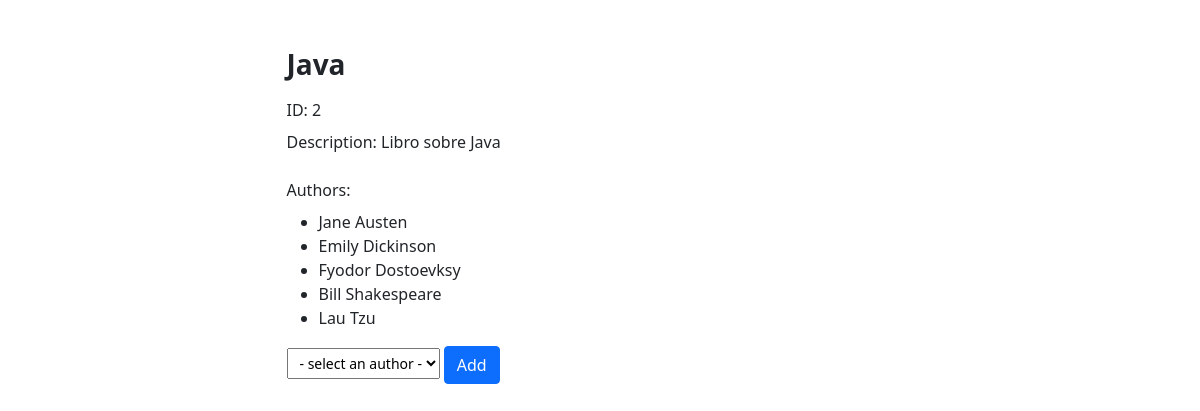
The page /books/2 on the database its author committed.
### book_authors_app/models.py (models this page shows)
class Book(models.Model):
    id = models.AutoField(primary_key=True)
    title = models.CharField(max_length=255)
    desc = models.TextField()
    author = models.ManyToManyField(Author, related_name="books", blank=True)
    created_at = models.DateTimeField(auto_now_add=True)
    updated_at = models.DateTimeField(auto_now=True)
    class Meta:
        managed = True
        db_table = 'books'

class Author(models.Model):
    id = models.AutoField(primary_key=True)
    first_name = models.CharField(max_length=255)
    last_name = models.CharField(max_length=255)
    notas = models.TextField(null=True, blank=True)
    created_at = models.DateTimeField(auto_now_add=True)
    updated_at = models.DateTimeField(auto_now=True)
    class Meta:
        managed = True
        db_table = 'authors'

### book_authors_app/views.py (the view)
# urls.py: path('books/<int:id_book>', views.book_view),
def book_view(request, id_book=1):
	book = Book.objects.get(id=id_book)
	context = {
		"book": book,
		"authors_list": book.author.all(),
		"other_authors": Author.objects.exclude(id__in=book.author.all()),
	}
	return render(request, "books.html", context)

### book_authors_app/templates/books.html (shortened to what this page needs)
<!DOCTYPE html>
<html lang="en">
<head>
    <link href="https://cdn.jsdelivr.net/npm/bootstrap@5.0.2/dist/css/bootstrap.min.css" rel="stylesheet">
</head>
</head>
<body>
    <div class="container my-5">
        <div class="container-fluid">
            <div class="row d-flex mb-5">
                <div class="col-7 mx-auto">
                    <h3 class="mb-3"><strong>{{book.title}}</strong></h3>
                    <p class="mb-2">ID:  {{book.id}}</p>
                    <P class="mb-4">Description:  {{book.desc}}</P>
                    <p class="mb-2">Authors:</p>
                    <ul>
                        {% for author in authors_list %}
                        <li>{{author.first_name}} {{author.last_name}}</li>
                        {% endfor %}
                    </ul>
                    <form action="{% url 'add_author_relation' %}" method="POST">
                        <select class="form-select-sm" name="author" required>
                            <option value="" selected>- select an author -</option>
                          </select>
                          <button type="submit" class="btn btn-primary">Add</button>
                    </form>
                </div>
            </div>
        </div>
    </div>
</body>
</html>

### rows shown on the page
Book: title "Java", id "2", desc "Libro sobre Java"
Author: first_name "Jane", last_name "Austen"
Author: first_name "Emily", last_name "Dickinson"
Author: first_name "Fyodor", last_name "Dostoevksy"
Author: first_name "Bill", last_name "Shakespeare"
Author: first_name "Lau", last_name "Tzu"
